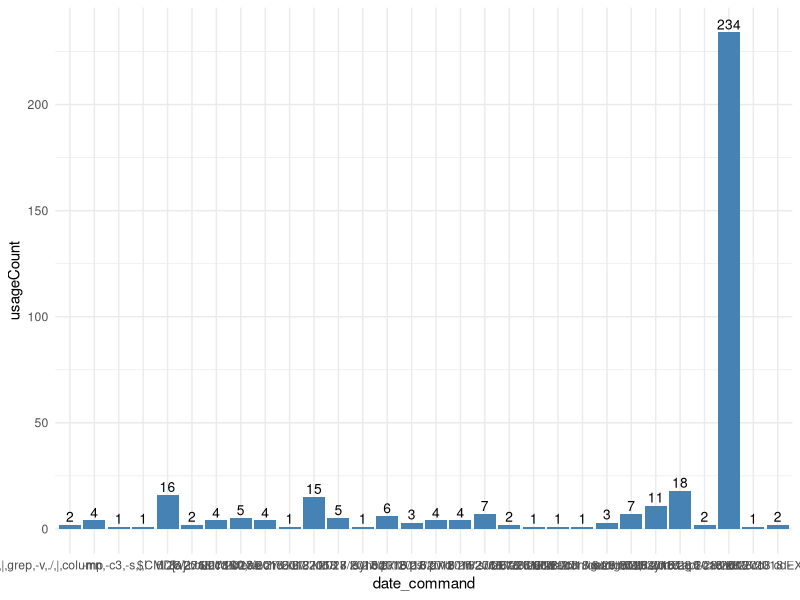

The R source for this figure:
#echo "id,date,hour,command1,command2,command3,command4,command5" >raw.csv
#awk '{$1=$1}1' OFS="," < input.txt > raw.csv 

library(dplyr)
library(ggplot2)

setwd('/home/gil_diy/myGitRepositories/stats-my-workflow')
input_rawdf = read.csv("raw-data-sample.csv")
input <- mutate(input_rawdf, date_command = paste(date, command1))

groups <-input %>%
  group_by(date_command) %>%
  summarise(usageCount = length(date_command)) 

list_words = lapply(groups$date_command, function(word){strsplit(word, " ")[[1]][2]})
numberOfBars = length(list_words)

df_groups <- as.data.frame(groups)[1:30,]
# Option #1: using barplot function
# ==================================
#barplot(groups$usageCount, main="Commands distribution", xlab="Number of Gears", xlim=c(0,133))
# ,names.arg = list_words, las=2
#
#horizontal_axis = 133
#x_vector = seq(1,horizontal_axis ,by = (horizontal_axis / numberOfBars))
#text(x_vector, groups$usageCount, list_words)


# Option #2: using ggplot function
# ==================================
ggplot(data=df_groups, aes(x=date_command, y=usageCount)) +
  geom_bar(stat="identity", fill="steelblue")+
  geom_text(aes(label=usageCount), vjust=-0.3, size=3.5)+
  theme_minimal()
